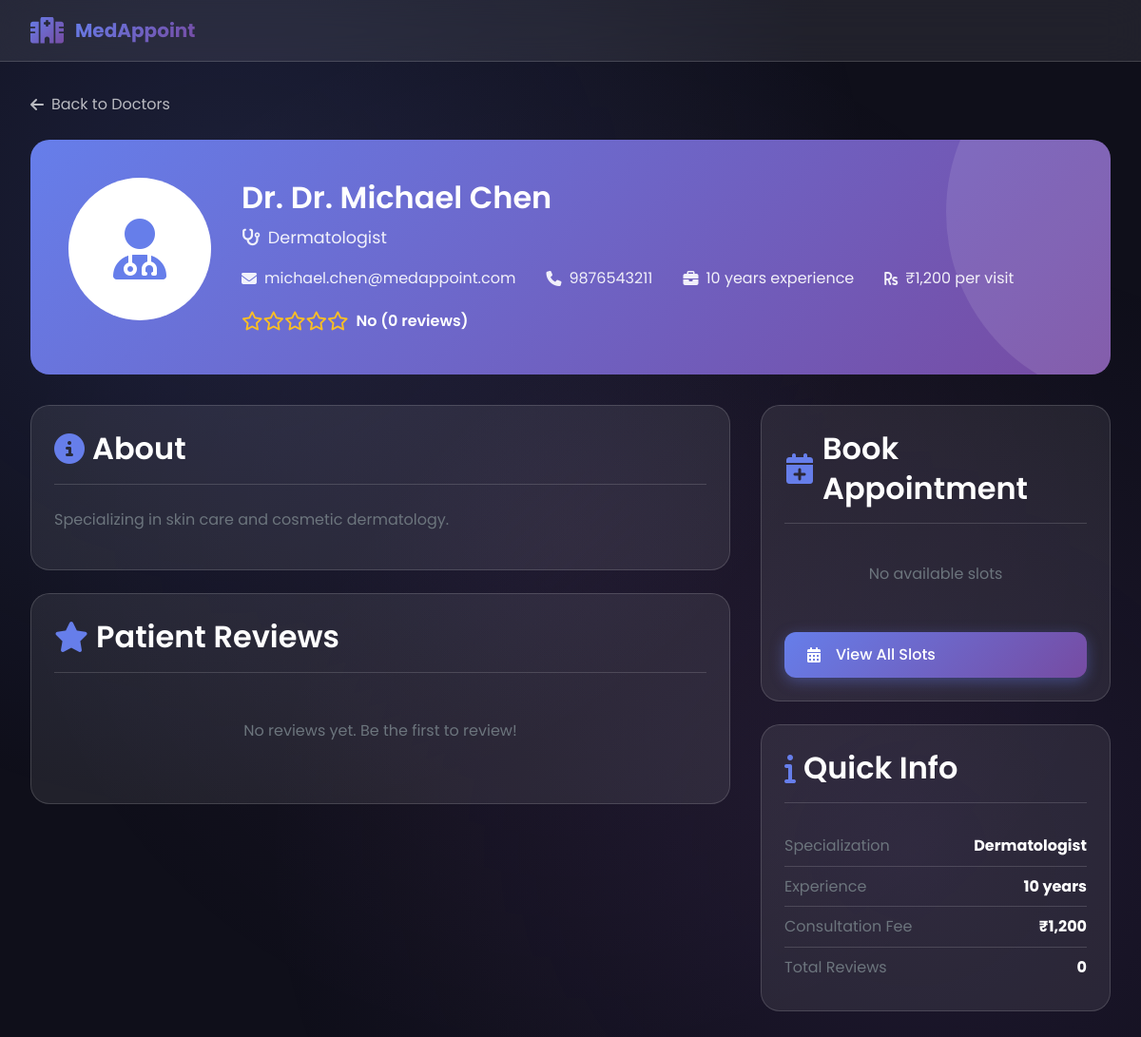
Screenshot of /client/doctor_profile.php?id=2 (signed in) with the database file from the repository.
### tables this page shows
CREATE TABLE IF NOT EXISTS `doctors` (
  `id` int(11) NOT NULL AUTO_INCREMENT,
  `name` varchar(100) DEFAULT NULL,
  `specialization` varchar(100) DEFAULT NULL,
  `email` varchar(100) DEFAULT NULL,
  `phone` varchar(20) DEFAULT NULL,
  `bio` text DEFAULT NULL,
  `experience_years` int(11) DEFAULT 0,
  `consultation_fee` decimal(10,2) DEFAULT 0.00,
  `created_at` timestamp NOT NULL DEFAULT current_timestamp(),
  PRIMARY KEY (`id`),
  UNIQUE KEY `email` (`email`)
);

### client/doctor_profile.php (the view, shortened to what this page needs)
<?php
include '../db.php';
$doctor_id = isset($_GET['id']) ? intval($_GET['id']) : 0;
$doctor = $conn->query("SELECT * FROM doctors WHERE id = $doctor_id")->fetch_assoc();
$stats = $conn->query("
    SELECT
        AVG(rating) as avg_rating,
        COUNT(*) as total_reviews,
        SUM(CASE WHEN rating = 5 THEN 1 ELSE 0 END) as five_star,
        SUM(CASE WHEN rating = 4 THEN 1 ELSE 0 END) as four_star,
        SUM(CASE WHEN rating = 3 THEN 1 ELSE 0 END) as three_star,
        SUM(CASE WHEN rating = 2 THEN 1 ELSE 0 END) as two_star,
        SUM(CASE WHEN rating = 1 THEN 1 ELSE 0 END) as one_star
    FROM reviews WHERE doctor_id = $doctor_id
")->fetch_assoc();
$reviews = $conn->query("
    SELECT r.*, c.name as client_name
    FROM reviews r
    LEFT JOIN clients c ON r.client_id = c.id
    WHERE r.doctor_id = $doctor_id
    ORDER BY r.created_at DESC
    LIMIT 10
");
$schedules = $conn->query("
    SELECT * FROM schedules
    WHERE doctor_id = $doctor_id
    AND date >= CURDATE()
    AND available = 1
    ORDER BY date, start_time
    LIMIT 10
");
?>
<!DOCTYPE html>
<html lang="en">
<head>
    <link href="https://cdn.jsdelivr.net/npm/bootstrap@5.3.0/dist/css/bootstrap.min.css" rel="stylesheet">
    <link href="https://cdnjs.cloudflare.com/ajax/libs/font-awesome/6.4.0/css/all.min.css" rel="stylesheet">
    <link href="../css/style.css" rel="stylesheet">
</head>
<body>
    <header class="page-header">
        <div class="header-content">
            <a href="dashboard.php" class="logo">
                <i class="fas fa-hospital-alt"></i>
                <span>MedAppoint</span>
            </a>
        </div>
    </header>
    <main class="page-main">
        <a href="view_doctors.php" class="back-link">
            <i class="fas fa-arrow-left"></i> Back to Doctors
        </a>
        <div class="doctor-profile-card">
            <div class="doctor-avatar-large">
                <i class="fas fa-user-md"></i>
            </div>
            <div class="doctor-info-main">
                <h1>Dr. <?php echo htmlspecialchars($doctor['name']); ?></h1>
                <div class="doctor-specialization">
                    <i class="fas fa-stethoscope me-2"></i><?php echo htmlspecialchars($doctor['specialization']); ?>
                </div>
                <div class="doctor-meta">
                    <div class="doctor-meta-item">
                        <i class="fas fa-envelope"></i>
                        <?php echo htmlspecialchars($doctor['email']); ?>
                    </div>
                    <div class="doctor-meta-item">
                        <i class="fas fa-phone"></i>
                        <?php echo htmlspecialchars($doctor['phone']); ?>
                    </div>
                    <?php if (!empty($doctor['experience_years'])): ?>
                    <div class="doctor-meta-item">
                        <i class="fas fa-briefcase"></i>
                        <?php echo $doctor['experience_years']; ?> years experience
                    </div>
                    <?php endif; ?>
                    <?php if (!empty($doctor['consultation_fee'])): ?>
                    <div class="doctor-meta-item">
                        <i class="fas fa-rupee-sign"></i>
                        ₹<?php echo number_format($doctor['consultation_fee']); ?> per visit
                    </div>
                    <?php endif; ?>
                </div>
                <div class="rating-summary">
                    <div class="stars">
                        <?php
                        $avg = round($stats['avg_rating'] ?? 0);
                        for ($i = 1; $i <= 5; $i++) {
                            echo $i <= $avg ? '<i class="fas fa-star"></i>' : '<i class="far fa-star"></i>';
                        }
                        ?>
                    </div>
                    <span class="rating-text">
                        <?php echo $stats['avg_rating'] ? number_format($stats['avg_rating'], 1) : 'No'; ?>
                        (<?php echo $stats['total_reviews'] ?? 0; ?> reviews)
                    </span>
                </div>
            </div>
        </div>
        <div class="content-grid">
            <div>
                <?php if (!empty($doctor['bio'])): ?>
                <div class="content-card">
                    <h3><i class="fas fa-info-circle"></i> About</h3>
                    <p class="text-secondary"><?php echo nl2br(htmlspecialchars($doctor['bio'])); ?></p>
                </div>
                <?php endif; ?>
                <div class="content-card">
                    <h3><i class="fas fa-star"></i> Patient Reviews</h3>
                    <?php if ($reviews && $reviews->num_rows > 0): ?>
                        <?php while ($review = $reviews->fetch_assoc()): ?>
                        <div class="review-item">
                            <div class="review-header">
                                <div class="reviewer-info">
                                    <div class="reviewer-avatar">
                                        <?php echo strtoupper(substr($review['client_name'], 0, 1)); ?>
                                    </div>
                                    <div>
                                        <div class="reviewer-name"><?php echo htmlspecialchars($review['client_name']); ?></div>
                                        <div class="review-date"><?php echo date('M d, Y', strtotime($review['created_at'])); ?></div>
                                    </div>
                                </div>
                                <div class="review-stars">
                                    <?php for ($i = 1; $i <= 5; $i++): ?>
                                        <i class="<?php echo $i <= $review['rating'] ? 'fas' : 'far'; ?> fa-star"></i>
                                    <?php endfor; ?>
                                </div>
                            </div>
                            <?php if (!empty($review['comment'])): ?>
                            <div class="review-comment"><?php echo htmlspecialchars($review['comment']); ?></div>
                            <?php endif; ?>
                        </div>
                        <?php endwhile; ?>
                    <?php else: ?>
                        <p class="text-center text-secondary py-4">No reviews yet. Be the first to review!</p>
                    <?php endif; ?>
                </div>
            </div>
            <div>
                <div class="content-card">
                    <h3><i class="fas fa-calendar-plus"></i> Book Appointment</h3>
                    <?php if ($schedules && $schedules->num_rows > 0): ?>
                        <?php while ($slot = $schedules->fetch_assoc()): ?>
                        <div class="schedule-item">
                            <div>
                                <div class="schedule-date"><?php echo date('D, M d', strtotime($slot['date'])); ?></div>
                                <div class="schedule-time">
                                    <?php echo date('h:i A', strtotime($slot['start_time'])); ?> -
                                    <?php echo date('h:i A', strtotime($slot['end_time'])); ?>
                                </div>
                            </div>
                            <a href="book_appointment.php?doctor_id=<?php echo $doctor_id; ?>&schedule_id=<?php echo $slot['id']; ?>"
                               class="btn btn-primary btn-sm">
                                Book
                            </a>
                        </div>
                        <?php endwhile; ?>
                    <?php else: ?>
                        <p class="text-center text-secondary py-3">No available slots</p>
                    <?php endif; ?>
                    <a href="book_appointment.php?doctor_id=<?php echo $doctor_id; ?>" class="btn btn-primary w-100 mt-3">
                        <i class="fas fa-calendar-alt me-2"></i>View All Slots
                    </a>
                </div>
                <div class="content-card">
                    <h3><i class="fas fa-info"></i> Quick Info</h3>
                    <ul class="list-unstyled mb-0">
                        <li class="d-flex justify-content-between py-2 border-bottom" style="border-color: var(--glass-border) !important;">
                            <span class="text-secondary">Specialization</span>
                            <strong><?php echo htmlspecialchars($doctor['specialization']); ?></strong>
                        </li>
                        <li class="d-flex justify-content-between py-2 border-bottom" style="border-color: var(--glass-border) !important;">
                            <span class="text-secondary">Experience</span>
                            <strong><?php echo $doctor['experience_years'] ?? 'N/A'; ?> years</strong>
                        </li>
                        <li class="d-flex justify-content-between py-2 border-bottom" style="border-color: var(--glass-border) !important;">
                            <span class="text-secondary">Consultation Fee</span>
                            <strong>₹<?php echo number_format($doctor['consultation_fee'] ?? 0); ?></strong>
                        </li>
                        <li class="d-flex justify-content-between py-2">
                            <span class="text-secondary">Total Reviews</span>
                            <strong><?php echo $stats['total_reviews'] ?? 0; ?></strong>
                        </li>
                    </ul>
                </div>
            </div>
        </div>
    </main>
</body>
</html>

### css/style.css (style rules this page uses)
:root { --primary-gradient: linear-gradient(135deg, #667eea 0%, #764ba2 100%); --secondary-gradient: linear-gradient(135deg, #f093fb 0%, #f5576c 100%); --ocean-gradient: linear-gradient(135deg, #0077B6 0%, #00B4D8 50%, #48CAE4 100%); --dark-gradient: linear-gradient(135deg, #1a1a2e 0%, #16213e 100%); --primary-color: #667eea; --secondary-color: #764ba2; --accent-color: #f093fb; --success-color: #10b981; --warning-color: #f59e0b; --danger-color: #ef4444; --info-color: #3b82f6; --bg-dark: #0f0f1a; --bg-card: rgba(255, 255, 255, 0.05); --bg-glass: rgba(255, 255, 255, 0.1); --text-primary: #ffffff; --text-secondary: rgba(255, 255, 255, 0.7); --text-muted: rgba(255, 255, 255, 0.5); --glass-bg: rgba(255, 255, 255, 0.08); --glass-border: rgba(255, 255, 255, 0.15); --glass-shadow: 0 8px 32px rgba(0, 0, 0, 0.3); --spacing-xs: 0.5rem; --spacing-sm: 1rem; --spacing-md: 1.5rem; --spacing-lg: 2rem; --spacing-xl: 3rem; --radius-sm: 8px; --radius-md: 12px; --radius-lg: 20px; --radius-xl: 30px; --transition-fast: 0.2s ease; --transition-normal: 0.3s ease; --transition-slow: 0.5s ease; }
* { margin: 0; padding: 0; box-sizing: border-box; }
html { scroll-behavior: smooth; }
body { font-family: 'Poppins', sans-serif; background: var(--bg-dark); color: var(--text-primary); min-height: 100vh; overflow-x: hidden; line-height: 1.6; }
body::before { content: ''; position: fixed; top: 0; left: 0; width: 100%; height: 100%; background: radial-gradient(ellipse at 20% 20%, rgba(102, 126, 234, 0.15) 0%, transparent 50%), radial-gradient(ellipse at 80% 80%, rgba(118, 75, 162, 0.15) 0%, transparent 50%), radial-gradient(ellipse at 50% 50%, rgba(240, 147, 251, 0.05) 0%, transparent 70%); pointer-events: none; z-index: -1; }
h1, h2, h3, h4, h5, h6 { font-weight: 600; line-height: 1.3; margin-bottom: var(--spacing-sm); }
h1 { font-size: 3rem; }
h3 { font-size: 2rem; }
p { color: var(--text-secondary); margin-bottom: var(--spacing-sm); }
a { color: var(--primary-color); text-decoration: none; transition: var(--transition-fast); }
.btn { padding: 0.75rem 1.5rem; border-radius: var(--radius-md); font-weight: 500; transition: var(--transition-normal); border: none; cursor: pointer; display: inline-flex; align-items: center; gap: 0.5rem; text-decoration: none; }
.btn-primary { background: var(--primary-gradient); color: white; box-shadow: 0 4px 15px rgba(102, 126, 234, 0.4); }

### rows the page displays
doctors: name "Dr. Michael Chen", specialization "Dermatologist", email "michael.chen@medappoint.com", phone "9876543211", experience_years "10", consultation_fee "1,200", bio "Specializing in skin care and cosmetic dermatology."

### other values shown
$stats['total_reviews'] "0"
